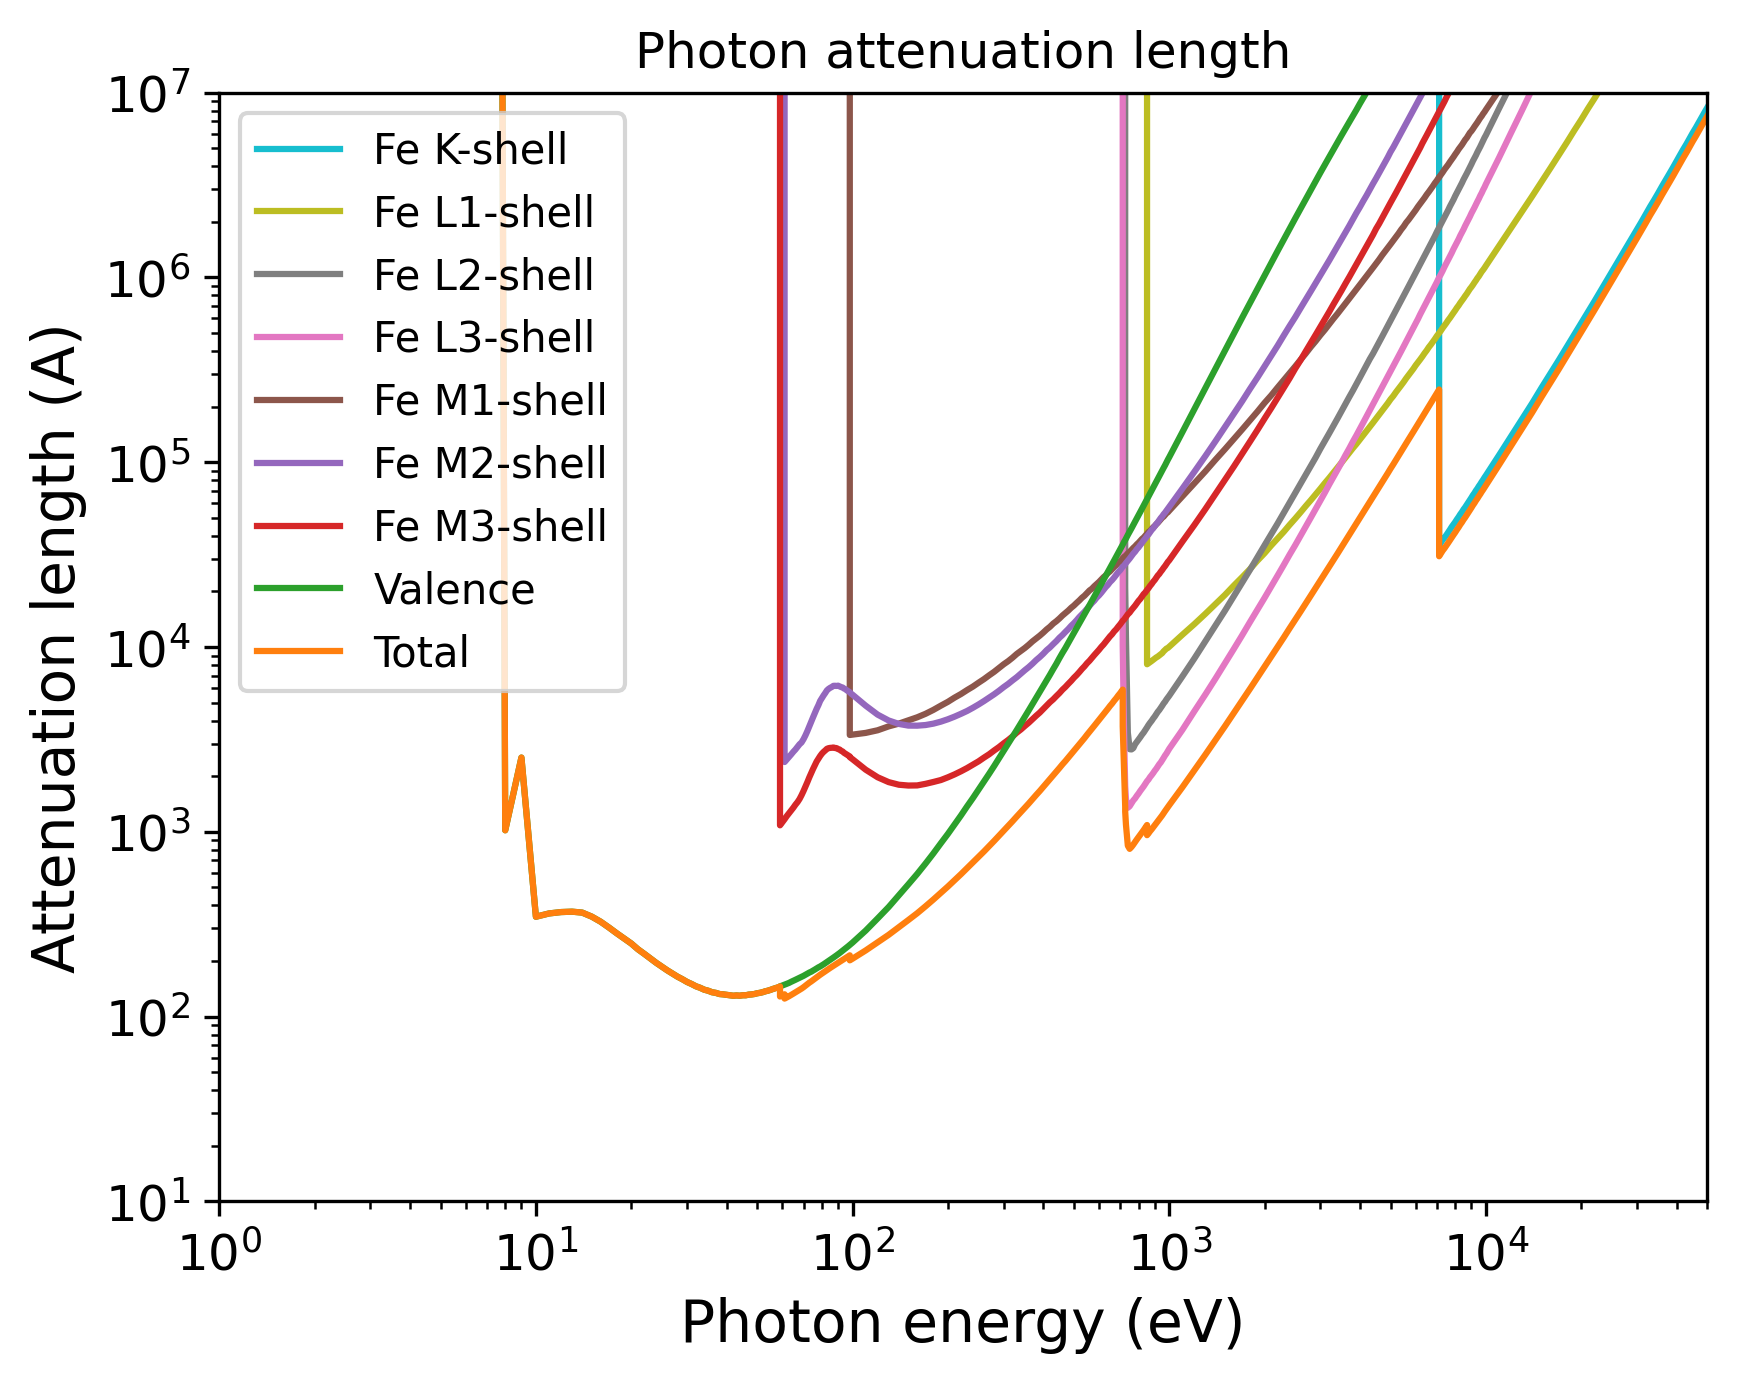

Write Python code to recreate this figure.
import pandas as pd
import numpy as np
import matplotlib.pyplot as plt
import matplotlib.cm as cm
# Set the format:
plt.xlabel("Photon energy (eV)", fontsize=14)
plt.ylabel("Attenuation length (A)", fontsize=14)
plt.xticks(fontsize=12)
plt.yticks(fontsize=12)
plt.grid(False)
# Set the axes:
# Read the output file:
df = pd.read_csv(r"OUTPUT_Fe_Photon_IMFP.dat", sep=r'\s+', header=None, comment="#", skipinitialspace=True)
plt.xscale("log")
plt.yscale("log")
# Prepare the plot:
columns_to_plot = [ 1, 2, 3, 4, 5, 6, 7, 8, 9]
labels = [ "Fe K-shell", "Fe L1-shell", "Fe L2-shell", "Fe L3-shell", "Fe M1-shell", "Fe M2-shell", "Fe M3-shell", "Valence", "Total"]
# Create N distinct colors from a colormap
N = len(columns_to_plot)
colors = plt.cm.tab10(np.linspace(1, 0, 10))
# Set line styles:
linestyles = [ "-", "-", "-", "-", "-", "-", "-", "-", "-"]
for i, col in enumerate(columns_to_plot):
    color = colors[i % len(colors)]
    ls    = linestyles[i % len(linestyles)]
    label = labels[i % len(labels)]
    plt.plot(df.iloc[:, 0], df.iloc[:, col],
    color=color,
    label=label,
    linestyle=ls)
plt.xlim(1.00000000,50000.00000000)
plt.ylim(10.00000000,10000000.00000000)
plt.title("Photon attenuation length")
plt.legend(loc="best", fontsize=10)
# Save the plot in this format:
plt.savefig("OUTPUT_MFP_photon.png", dpi=300, bbox_inches="tight")
